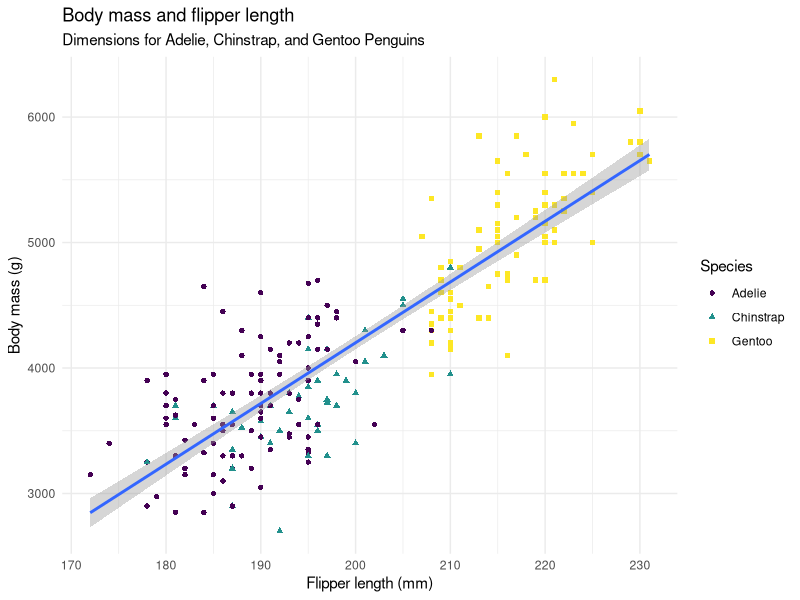
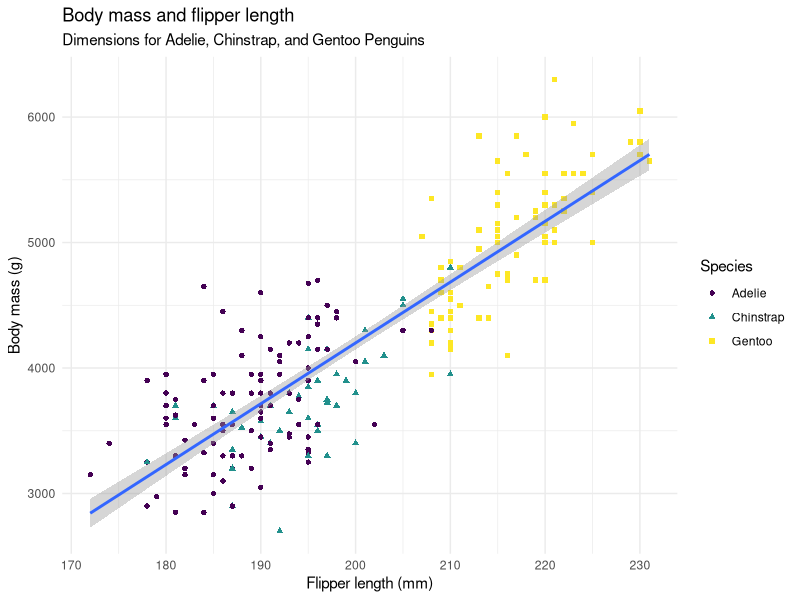
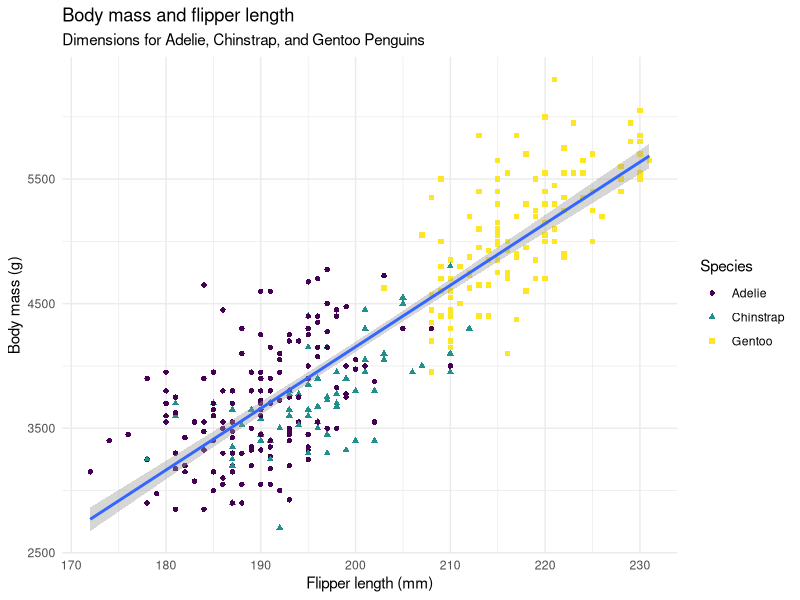
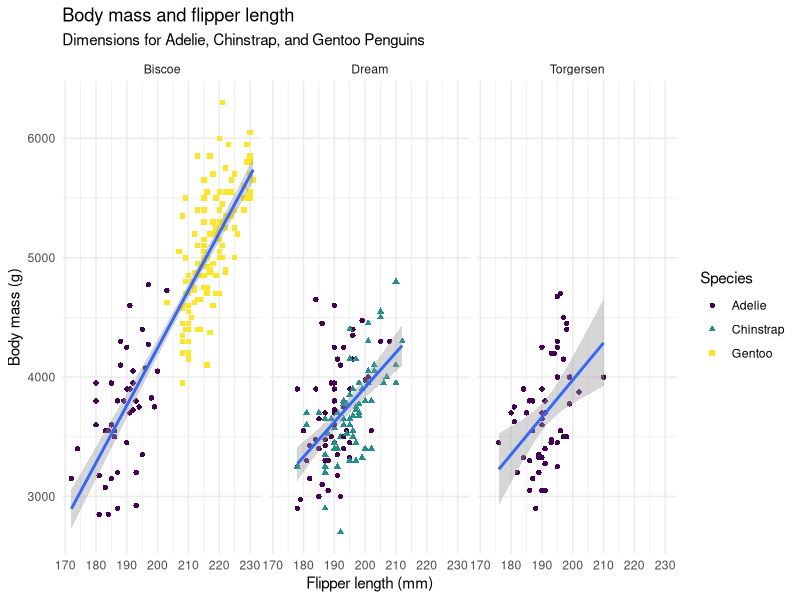

Write the R code that produced these figures, in order.
## ---- chunk 1
# install.packages('knitr')
library(knitr)
opts_chunk$set(echo = T,  message = F)
# if you want to generate a PDF document you will need to install tex. Run the following commands:
# install.packages('tinytex')
# tinytex::install_tinytex()
## ---- chunk 2
# install.packages('tidyverse')
library(tidyverse)
# install.packages('here')
library(here)
## ---- chunk 3
penguins_v1 <- read_csv(here('data','raw','penguins_v1.csv'))
## ---- chunk 4
ggplot(
  data = penguins_v1,
  mapping = aes(x = flipper_length_mm, y = body_mass_g)
) +
  geom_point(aes(color = species, shape = species)) +
  geom_smooth(method = "lm") +
  labs(
    title = "Body mass and flipper length",
    subtitle = "Dimensions for Adelie, Chinstrap, and Gentoo Penguins",
    x = "Flipper length (mm)", y = "Body mass (g)",
    color = "Species", shape = "Species"
  ) +
  scale_color_viridis_d() +
  theme_minimal()
## ---- chunk 5
penguins_v1 %>% 
  filter(is.na(flipper_length_mm))
## ---- chunk 6
penguins_v2 <- read_csv(here('data','raw','penguins_v2.csv'))
## ---- chunk 7
penguins_v2 %>% 
  filter(id == 94)
## ---- chunk 8
ggplot(
  data = penguins_v2,
  mapping = aes(x = flipper_length_mm, y = body_mass_g)
) +
  geom_point(aes(color = species, shape = species)) +
  geom_smooth(method = "lm") +
  labs(
    title = "Body mass and flipper length",
    subtitle = "Dimensions for Adelie, Chinstrap, and Gentoo Penguins",
    x = "Flipper length (mm)", y = "Body mass (g)",
    color = "Species", shape = "Species"
  ) +
  scale_color_viridis_d() +
  theme_minimal()
## ---- chunk 9
penguins_v3 <- read_csv(here('data','raw','penguins_v3.csv'))
## ---- chunk 10
penguins_v3 %>% 
  count(year) %>%
  kable(caption = "Number of penguins by year")
## ---- chunk 11
ggplot(
  data = penguins_v3,
  mapping = aes(x = flipper_length_mm, y = body_mass_g)
) +
  geom_point(aes(color = species, shape = species)) +
  geom_smooth(method = "lm") +
  labs(
    title = "Body mass and flipper length",
    subtitle = "Dimensions for Adelie, Chinstrap, and Gentoo Penguins",
    x = "Flipper length (mm)", y = "Body mass (g)",
    color = "Species", shape = "Species"
  ) +
  scale_color_viridis_d() +
  theme_minimal()
## ---- chunk 12

ggplot(
  data = penguins_v3,
  mapping = aes(x = flipper_length_mm, y = body_mass_g)
) +
  facet_wrap(. ~island) +
  geom_point(aes(color = species, shape = species)) +
  geom_smooth(method = "lm") +
  labs(
    title = "Body mass and flipper length",
    subtitle = "Dimensions for Adelie, Chinstrap, and Gentoo Penguins",
    x = "Flipper length (mm)", y = "Body mass (g)",
    color = "Species", shape = "Species"
  ) +
  scale_color_viridis_d() +
  theme_minimal()
## ---- chunk 13
# devtools::install_github("crsh/citr")
## ---- chunk 14
# this will generate different outputs
sample(1:10, 5) 
sample(1:10, 5)

# to get the same output, we need to set the seed each time
set.seed(42)
sample(1:10, 5) 
set.seed(42)
sample(1:10, 5)
